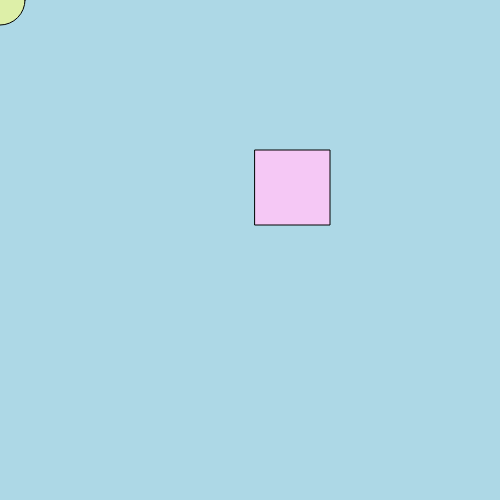
Frame 1 (no input)
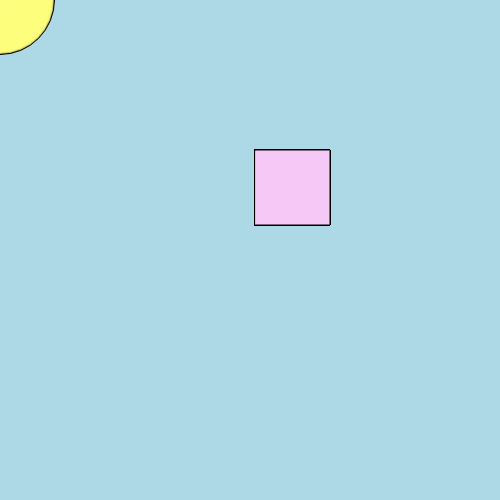
Frame 60 (no input)
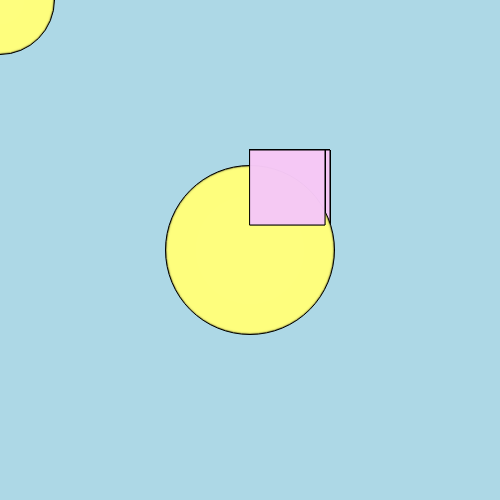
Frame 120 (the mouse pressed at the canvas centre since frame 60)

The p5.js sketch that drew these frames (run headless with seeded random() and noise() and a simulated clock; from frame 60 on, the mouse is pressed at the canvas centre):

// p5.js sketch
// ── sketch.js
var iceberg=255;
	eardrum=50;
//The setup function only happens once
function setup() {
	createCanvas(500, 500); //create a 500px X 500px canvas
	background(173,216,230);
}

//The draw function happens over and over again
function draw() {
  //an RGB color for the canvas' background
  //circle
  stroke(255,255,127) // an RGB color for the circle's border
  fill(255,255,127,150); // an RGB color for the inside of the circle (the last number refers to transparency (min. 0, max. 255))
  stroke(0);
  ellipse(mouseX,mouseY,eardrum,eardrum);
  eardrum=eardrum+1
  fill(245,200,245,iceberg);//pink color for square
  rect(iceberg,150,75,75); // center of canvas, 20px dia

}

function mousePressed(){
	iceberg=iceberg-5;
	
}
// ── habitat.html
<!DOCTYPE html>
<html>
<head>
	<title>Habitat</title>
	<link rel="stylesheet" type="text/css" href="style.css">
</head>
<body>
	<h1>Mr. Noodles Homeland</h1>
	<p>Noodles originates from a small village located near the Arctic circle in a country called Lundven. The village is sheltered from the cold in a valley. It is hidden and mostly unknown because it is so difficult to reach through the snow.</p>
	<img src="landscape.png" alt="Tundra" width="400px">
	<a href="https://www.flickr.com/photos/46666134@N07/4684077456">"Arctic Mountains" by Polar Cruises is licensed under CC BY 2.0</a>
	<br>
<ol>
	<li><a href="sounds.html">Field Recordings from Lundven</a></li>
	<li><a href="index.html">Home</a></li>
</ol>
	
</body>
</html>

// ── sounds.html
<!DOCTYPE html>
<html>
<head>
	<title>Field Recordings</title>
	<link rel="stylesheet" type="text/css" href="styles.css">
</head>
<body>
	<H1>Sounds of Lundven</H1>
	<p>The winds are constantly howling throughout the valley. There is a particular tree indigenous to the area that whistles each time the wind blows through it.</p>
	<iframe width="100%" height="300" scrolling="no" frameborder="no" allow="autoplay" src="https://w.soundcloud.com/player/?url=https%3A//api.soundcloud.com/tracks/934893403&color=%23ff5500&auto_play=false&hide_related=false&show_comments=true&show_user=true&show_reposts=false&show_teaser=true&visual=true"></iframe><div style="font-size: 10px; color: #cccccc;line-break: anywhere;word-break: normal;overflow: hidden;white-space: nowrap;text-overflow: ellipsis; font-family: Interstate,Lucida Grande,Lucida Sans Unicode,Lucida Sans,Garuda,Verdana,Tahoma,sans-serif;font-weight: 100;"><a href="https://soundcloud.com/caroline-falby" title="Caroline Falby" target="_blank" style="color: #cccccc; text-decoration: none;">Caroline Falby</a> · <a href="https://soundcloud.com/caroline-falby/hiding-my-diagnosis-from-my-parents" title="Hiding my Diagnosis From My Parents" target="_blank" style="color: #cccccc; text-decoration: none;">Hiding my Diagnosis From My Parents</a></div>
	<a href="habitat.html">Find out about Mr. Noodles Homeland</a>
	<br>
	<a href="index.html">Find out about Mr. Noodles</a>
</body>
</html>

// ── styles.css
h1{color: rgb(249, 88, 81);font-family: Helvetica; font-size: 50px;}
body{background-color: #2F215A;}
p{color: #E9FCB5; font-family: Helvetica; font-size: 14px;}
ol{color: #E9FCB5; font-family: Helvetica; font-size: 14px;}
a{color: #E9FCB5; font-family: Helvetica; font-size: 14px; text-decoration: none;}
img{margin: 200px;}
a:hover{color: #F95851}
